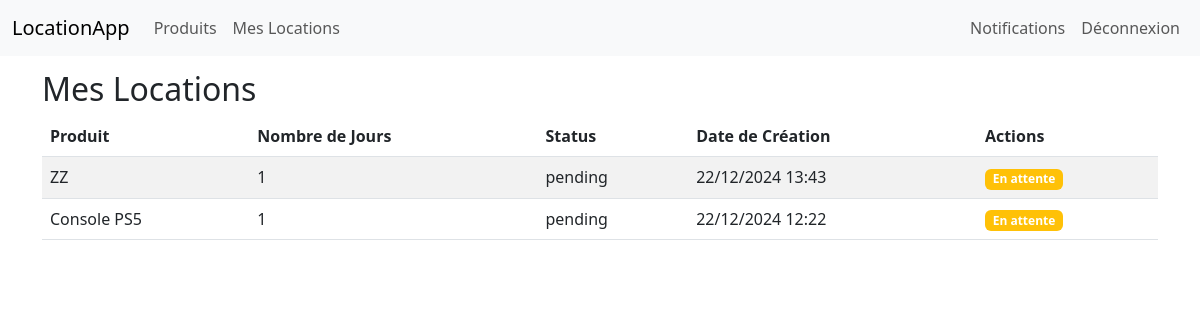
Screenshot of /rentals/ (signed in) with the database file from the repository.
### location_app/models.py (models this page shows, shortened)
class Rental(db.Model):
    __tablename__ = 'rentals'
    id = db.Column(db.Integer, primary_key=True)
    user_id = db.Column(db.Integer, db.ForeignKey('users.id'), nullable=False)
    product_id = db.Column(db.Integer, db.ForeignKey('products.id'), nullable=False)
    days = db.Column(db.Integer, default=1)
    start_date = db.Column(db.Date, nullable=True)
    status = db.Column(db.String(32), default="pending")  # Status : pending, accepted, refused, in_progress, finished, dispute, canceled
    created_at = db.Column(db.DateTime, default=datetime.utcnow)
    dispute_reason = db.Column(db.String(255), nullable=True)
    dispute_comment = db.Column(db.Text, nullable=True)
    product_rating = db.Column(db.Integer, nullable=True)
    supplier_rating = db.Column(db.Integer, nullable=True)
    user = db.relationship('User', back_populates='rentals')
    product = db.relationship('Product', back_populates='rentals')

class Product(db.Model):
    __tablename__ = 'products'
    id = db.Column(db.Integer, primary_key=True)
    name = db.Column(db.String(128), nullable=False)
    daily_price = db.Column(db.Float, default=0.0)
    avg_rating_product = db.Column(db.Float, default=0.0)  # Champ pour la moyenne des notes
    supplier_id = db.Column(db.Integer, db.ForeignKey('users.id'), nullable=False)  # Référence à l'utilisateur fournisseur
    image_url = db.Column(db.String(255), nullable=True)  # **Nouveau champ pour l'image du produit**
    rentals = db.relationship('Rental', back_populates='product', lazy=True)
    supplier = db.relationship('User', back_populates='products')  # Relation vers le fournisseur

### location_app/rentals/routes.py (the view)
@rentals_bp.route('/')
@roles_required('client', 'admin')  # Admins peuvent voir toutes les locations
def list_rentals():
    if current_user.role == 'client':
        rentals = Rental.query.filter_by(user_id=current_user.id).order_by(Rental.created_at.desc()).all()
    elif current_user.role == 'admin':
        rentals = Rental.query.order_by(Rental.created_at.desc()).all()
    else:
        flash('Accès refusé.', 'danger')
        return redirect(url_for('main.home'))
    return render_template('rentals/rental.html', rentals=rentals)

### location_app/models.py (called while the page is built)
@login.user_loader
def load_user(user_id):
    return User.query.get(int(user_id))

### location_app/utils.py (called while the page is built)
def roles_required(*roles):
    def decorator(f):
        @wraps(f)
        def decorated_function(*args, **kwargs):
            if not current_user.is_authenticated:
                abort(403)
            if current_user.role not in roles and current_user.role != 'admin':
                abort(403)
            return f(*args, **kwargs)
        return decorated_function
    return decorator

### location_app/templates/rentals/rental.html
{% extends "base.html" %}
{% block content %}
    <h2>Mes Locations</h2>
    {% if rentals %}
        <div class="table-responsive">
            <table class="table table-striped">
                <thead>
                    <tr>
                        <th>Produit</th>
                        <th>Nombre de Jours</th>
                        <th>Status</th>
                        <th>Date de Création</th>
                        <th>Actions</th>
                    </tr>
                </thead>
                <tbody>
                    {% for rental in rentals %}
                        <tr>
                            <td>{{ rental.product.name }}</td>
                            <td>{{ rental.days }}</td>
                            <td>{{ rental.status }}</td>
                            <td>{{ rental.created_at.strftime('%d/%m/%Y %H:%M') }}</td>
                            <td>
                                {% if rental.status == 'pending' %}
                                    <span class="badge bg-warning">En attente</span>
                                {% elif rental.status == 'accepted' %}
                                    <span class="badge bg-success">Accepté</span>
                                {% elif rental.status == 'refused' %}
                                    <span class="badge bg-danger">Refusé</span>
                                {% elif rental.status == 'in_progress' %}
                                    <span class="badge bg-info">En cours</span>
                                {% elif rental.status == 'finished' %}
                                    <span class="badge bg-secondary">Terminé</span>
                                {% elif rental.status == 'dispute' %}
                                    <span class="badge bg-dark">Dispute</span>
                                {% elif rental.status == 'canceled' %}
                                    <span class="badge bg-dark">Annulé</span>
                                {% endif %}
                            </td>
                        </tr>
                    {% endfor %}
                </tbody>
            </table>
        </div>
    {% else %}
        <p>Aucune location effectuée.</p>
    {% endif %}
{% endblock %}

### location_app/templates/base.html (style rules this page uses)
body { padding-top: 70px; }

### rows the page displays
Rental: product.name "ZZ", days "1", status "pending", created_at "22/12/2024 13:43", shows "En attente"
Rental: product.name "Console PS5", days "1", status "pending", created_at "22/12/2024 12:22", shows "En attente"
